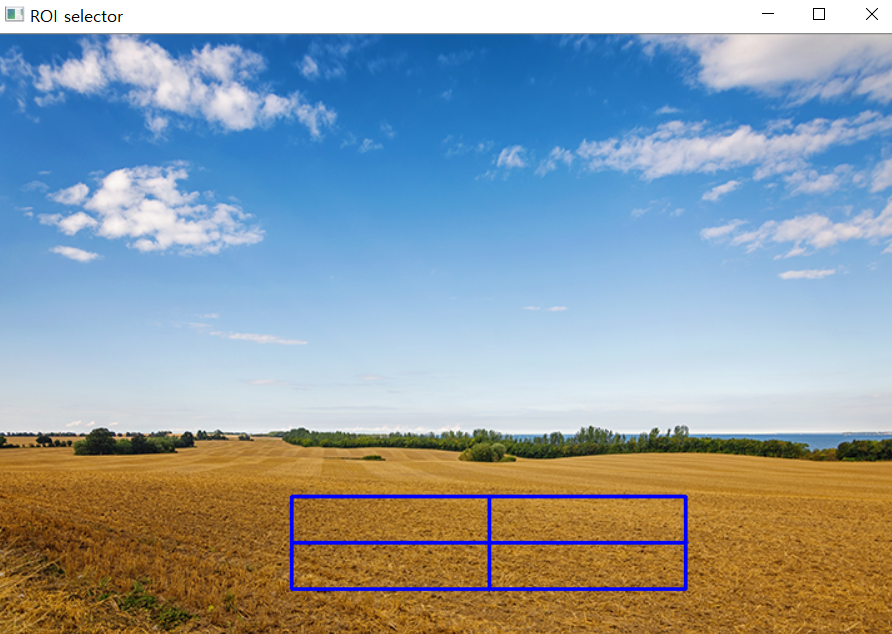
#> input picture data/img.png, 892 x 634 px, found by its file name
$ python c2_blur.py
#> lines starting #> are read from the running program, lines starting #| are printed output that depends on the picture
import cv2, numpy as np

img1 = cv2.imread('data/img.png')
#> img1 is the input picture: shape (634, 892, 3); mean B, G, R 163.6, 156.8, 144.3

ksize1 = 3; ksize2 = 5; ksize3 = 7; ksize4 = 9
kernel = np.full(shape=[ksize4,ksize4], fill_value=1, dtype=np.float32) / (ksize4*ksize4)
res1 = cv2.blur(img1, (ksize1, ksize1))
res2 = cv2.blur(img1, (ksize2, ksize2))
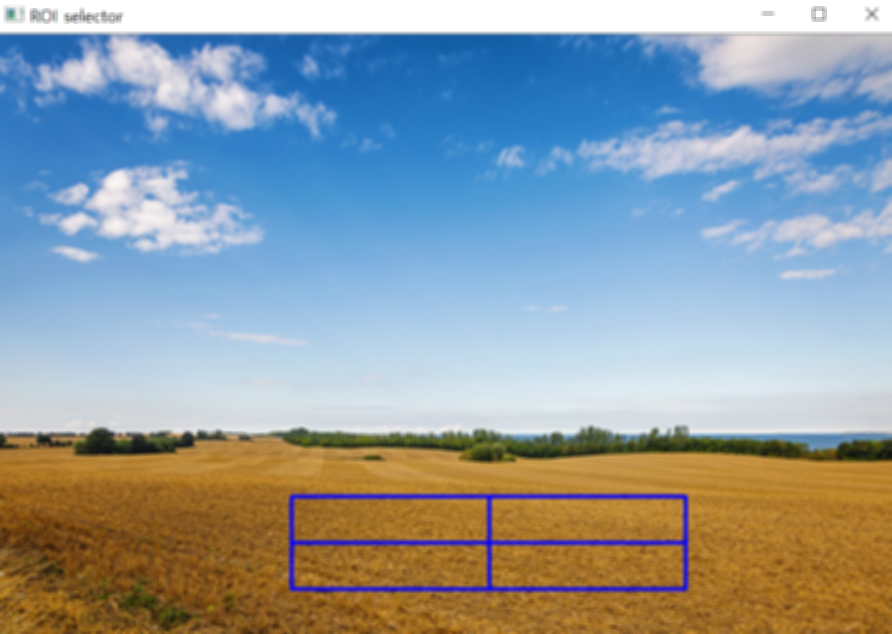
#> res2: shape (634, 892, 3); mean B, G, R 163.6, 156.8, 144.3
res3 = cv2.boxFilter(img1, -1, (ksize3, ksize3))
res4 = cv2.filter2D(img1, -1, kernel)
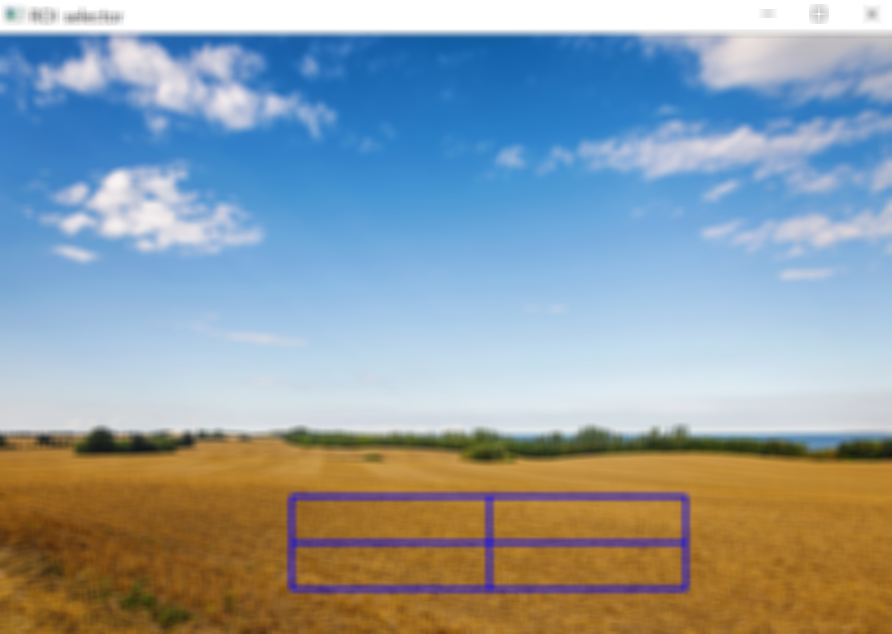
#> res4: shape (634, 892, 3); mean B, G, R 163.6, 156.8, 144.3
res5 = cv2.boxFilter(img1, -1, (1, 21))
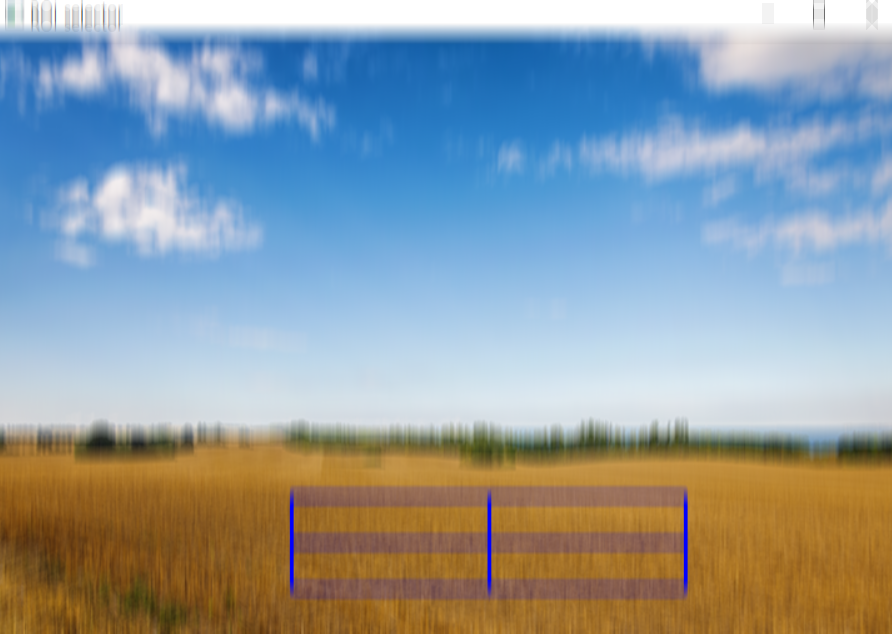
#> res5: shape (634, 892, 3); mean B, G, R 163.6, 156.8, 144.3


cv2.imshow('1', res1)
cv2.imshow('2', res2)
cv2.imshow('3', res3)
cv2.imshow('4', res4)
cv2.imshow('5', res5)

cv2.waitKey()
cv2.destroyAllWindows()

$ run again, with data/pic.jpg saved as data/img.png
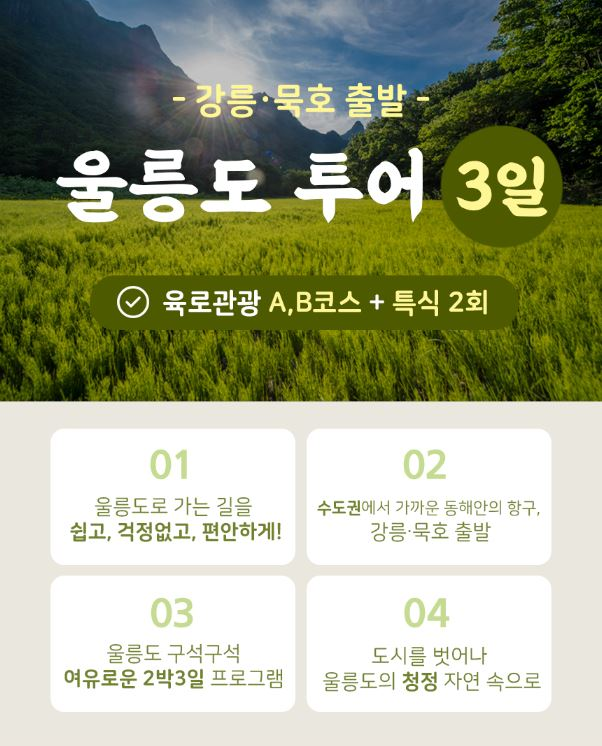
#> input picture data/pic.jpg, 602 x 746 px, found by its file name
#> img1 is the input picture: shape (746, 602, 3); mean B, G, R 136.5, 165.5, 159.8
#> `res4 = cv2.filter2D(img1, -1, kernel)`:
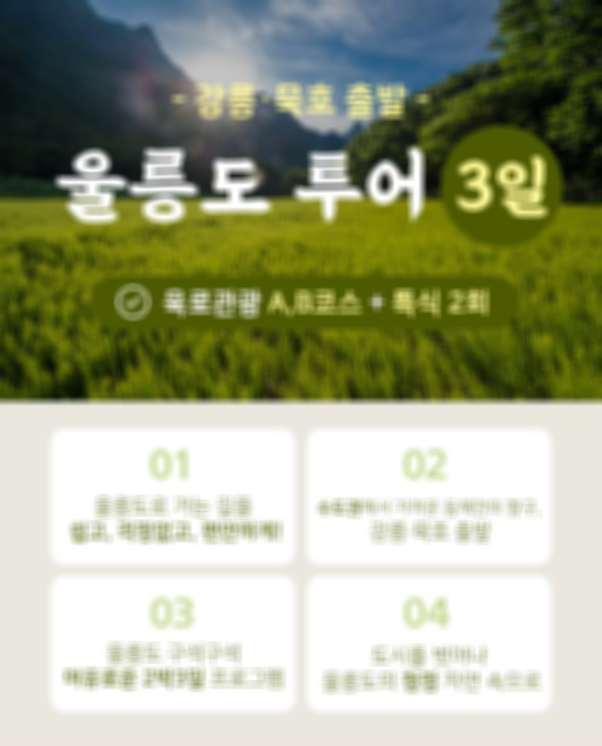
#> res4: shape (746, 602, 3); mean B, G, R 136.5, 165.5, 159.9
#> `res5 = cv2.boxFilter(img1, -1, (1, 21))`:
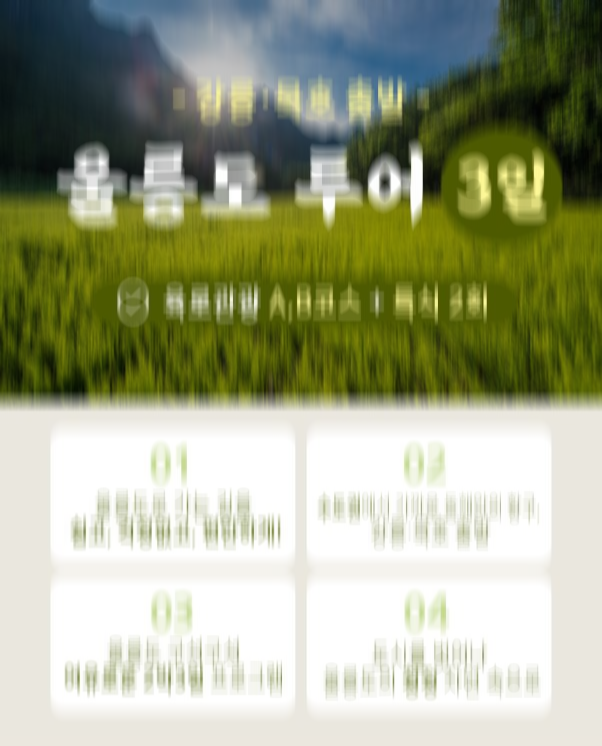
#> res5: shape (746, 602, 3); mean B, G, R 136.5, 165.5, 159.8
